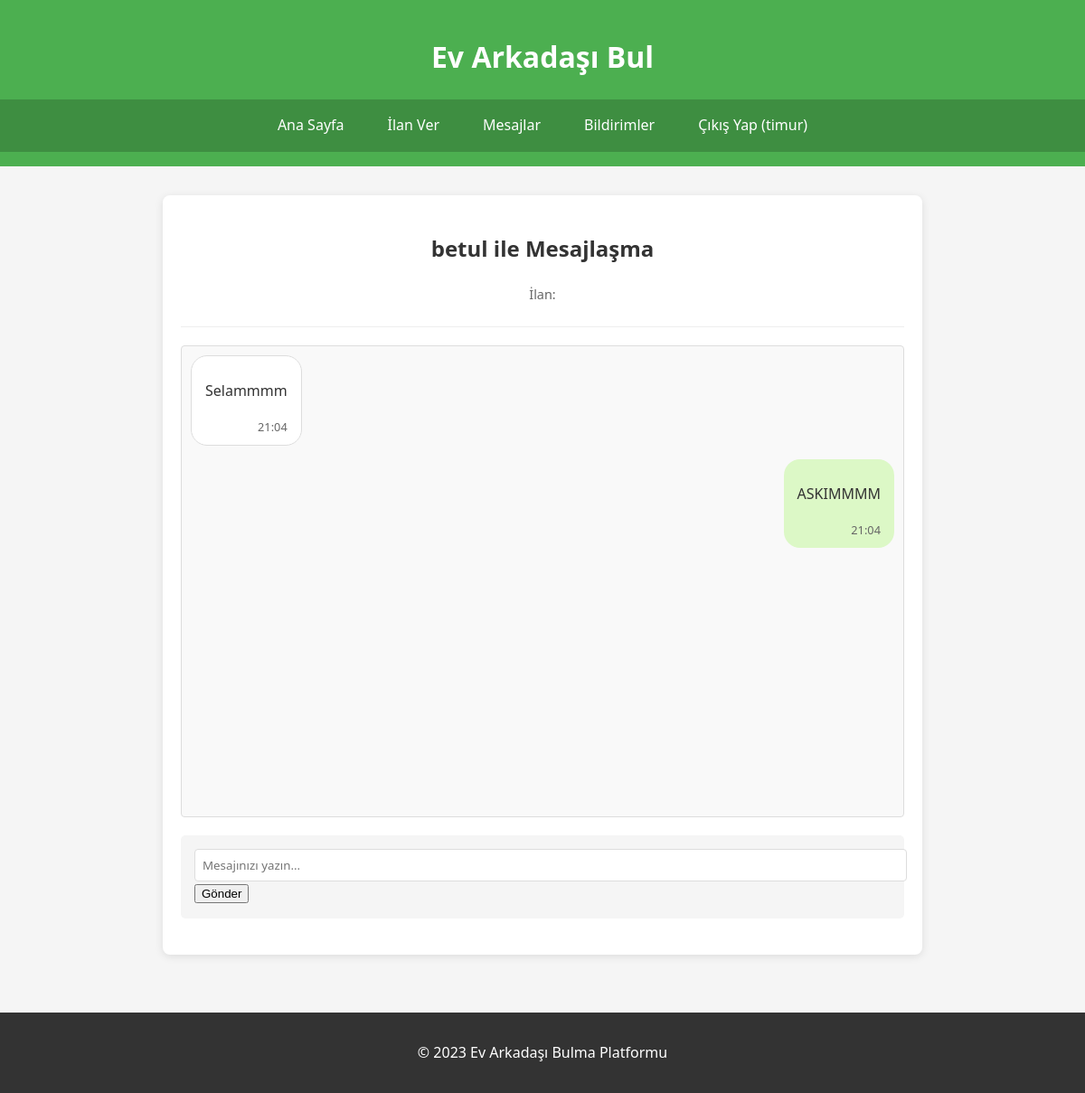
The app's page /mesaj_odasi/1 (signed in) with its own data.
### tables this page shows
CREATE TABLE users (
            id INTEGER PRIMARY KEY AUTOINCREMENT,
            username TEXT UNIQUE NOT NULL,
            password TEXT NOT NULL,
            email TEXT UNIQUE NOT NULL,
            phone TEXT,
            created_at TIMESTAMP DEFAULT CURRENT_TIMESTAMP
        );

CREATE TABLE mesajlar (
            id INTEGER PRIMARY KEY AUTOINCREMENT,
            oda_id INTEGER NOT NULL,
            gonderen_id INTEGER NOT NULL,
            mesaj TEXT NOT NULL,
            okundu BOOLEAN DEFAULT 0,
            tarih TIMESTAMP DEFAULT CURRENT_TIMESTAMP,
            FOREIGN KEY(oda_id) REFERENCES mesaj_odalari(id),
            FOREIGN KEY(gonderen_id) REFERENCES users(id)
        );

### app.py (the view)
@app.route('/mesaj_odasi/<int:oda_id>')
@login_required
def mesaj_odasi(oda_id):
    db = get_db()
    oda = db.get_mesaj_odasi(oda_id)
    if not oda:
        abort(404)
    current_user_id = session['user_id']
    if current_user_id not in [oda['kullanici1_id'], oda['kullanici2_id']]:
        abort(403)
    onaylar = db.mesaj_odasi_onay_durumu(oda_id)
    if not onaylar.get(current_user_id, False):
        flash('Henüz bu sohbet odasına katılım onayı vermediniz', 'warning')
        return redirect(url_for('bildirimler'))
    if not all(onaylar.values()):
        flash('Karşı taraf henüz katılım onayı vermedi', 'info')
    mesajlar = db.get_mesajlar(oda_id)
    if current_user_id == oda['kullanici1_id']:
        diger_kullanici = db.get_user_by_id(oda['kullanici2_id'])
    else:
        diger_kullanici = db.get_user_by_id(oda['kullanici1_id'])
    return render_template('mesaj_odasi.html',
                         oda=oda,
                         mesajlar=mesajlar,
                         diger_kullanici=diger_kullanici)

### app.py (called while the page is built)
@app.template_filter('datetimeformat')
def datetimeformat(value, format='%d.%m.%Y %H:%M'):
    if isinstance(value, str):
        value = datetime.strptime(value, '%Y-%m-%d %H:%M:%S')
    return value.strftime(format)

def get_db():
    if 'db' not in g:
        g.db = Database(app.config['DATABASE'])
    return g.db

def generate_csrf_token():
    if '_csrf_token' not in session:
        session['_csrf_token'] = secrets.token_hex(16)
    return session['_csrf_token']

def login_required(f):
    @wraps(f)
    def decorated_function(*args, **kwargs):
        if 'user_id' not in session:
            flash('Bu sayfayı görüntülemek için giriş yapmalısınız', 'danger')
            return redirect(url_for('login', next=request.url))
        return f(*args, **kwargs)
    return decorated_function

@app.context_processor
def inject_notification_count():
    if 'user_id' in session:
        db = get_db()
        cursor = db.conn.cursor()
        cursor.execute('''
            SELECT COUNT(*) FROM bildirimler
            WHERE user_id = ? AND okundu = 0
        ''', (session['user_id'],))
        unread = cursor.fetchone()[0]
        return {'unread_notifications': unread}
    return {'unread_notifications': 0}

### database.py (called while the page is built)
    def mesaj_odasi_onay_durumu(self, oda_id):
        cursor = self.conn.cursor()
        cursor.execute('''
            SELECT user_id, onayli FROM mesaj_odasi_onay
            WHERE oda_id = ?
        ''', (oda_id,))
        return {row['user_id']: bool(row['onayli']) for row in cursor.fetchall()}

    def get_user_by_id(self, user_id):
        cursor = self.conn.cursor()
        cursor.execute('SELECT * FROM users WHERE id = ?', (user_id,))
        return cursor.fetchone()

    def get_mesaj_odasi(self, oda_id):
        cursor = self.conn.cursor()
        cursor.execute('''
            SELECT * FROM mesaj_odalari WHERE id = ?
        ''', (oda_id,))
        return cursor.fetchone()

    def get_mesajlar(self, oda_id):
        try:
            cursor = self.conn.cursor()
            cursor.execute('''
                SELECT m.*, u.username
                FROM mesajlar m
                JOIN users u ON m.gonderen_id = u.id
                WHERE m.oda_id = ?
                ORDER BY m.tarih ASC
            ''', (oda_id,))
            return [dict(row) for row in cursor.fetchall()]
        except sqlite3.Error as e:
            print("Mesajlar getirme hatası:", e)
            return []

    def __del__(self):
        self.close()

### templates/mesaj_odasi.html (shortened to what this page needs)
{% extends "base.html" %}
{% block content %}
<section class="mesaj-odasi">
    <div class="mesaj-header">
        <h2>{{ diger_kullanici.username }} ile Mesajlaşma</h2>
        <p class="ilan-bilgi">İlan: {{ oda.ilan_baslik }}</p>
    </div>
    <div class="mesajlar-container" id="mesajlar-container">
        {% for mesaj in mesajlar %}
        <div class="mesaj {% if mesaj.gonderen_id == session['user_id'] %}gonderen{% else %}alici{% endif %}">
            <div class="mesaj-icerik">
                <p>{{ mesaj.mesaj }}</p>
                <span class="mesaj-tarih">{{ mesaj.tarih|datetimeformat('%H:%M') }}</span>
            </div>
        </div>
        {% endfor %}
    </div>
	<form id="mesaj-form" onsubmit="return false;">
		<input type="text" name="mesaj" id="mesaj-input" placeholder="Mesajınızı yazın..." required>
		<button type="button" onclick="mesajGonder()">Gönder</button>
	</form>
</section>
{% endblock %}

### templates/base.html (shortened to what this page needs)
<!DOCTYPE html>
<html lang="tr">
<head>
    <link rel="stylesheet" href="{{ url_for('static', filename='css/style.css') }}">
</head>
<body>
    <header>
        <h1>Ev Arkadaşı Bul</h1>
			<nav>
				<a href="{{ url_for('index') }}">Ana Sayfa</a>
				{% if 'user_id' in session %}
					<a href="{{ url_for('ilan_ver') }}">İlan Ver</a>
					<a href="{{ url_for('mesajlar') }}">Mesajlar</a>
					<a href="{{ url_for('bildirimler') }}">
						Bildirimler
					</a>
					<a href="{{ url_for('logout') }}">Çıkış Yap ({{ session['username'] }})</a>
				{% else %}
					<a href="{{ url_for('login') }}">Giriş Yap</a>
				{% endif %}
			</nav>
    </header>
    <main>
        {% block content %}{% endblock %}
    </main>
    <footer>
        <p>&copy; 2023 Ev Arkadaşı Bulma Platformu</p>
    </footer>
</body>
</html>

### static/css/style.css (style rules this page uses)
body { font-family: 'Segoe UI', Tahoma, Geneva, Verdana, sans-serif; line-height: 1.6; margin: 0; padding: 0; color: #333; background-color: #f5f5f5; }
header { background-color: #4CAF50; color: white; padding: 1rem 0; text-align: center; }
nav { display: flex; justify-content: center; gap: 1rem; padding: 0.5rem 0; background-color: #3e8e41; }
nav a { color: white; text-decoration: none; padding: 0.5rem 1rem; border-radius: 4px; transition: background-color 0.3s; }
main { padding: 2rem; max-width: 1200px; margin: 0 auto; }
footer { text-align: center; padding: 1rem 0; background-color: #333; color: white; margin-top: 2rem; }
input[type="text"], input[type="number"], textarea, select { width: 100%; padding: 0.5rem; border: 1px solid #ddd; border-radius: 4px; font-family: inherit; }
form { background: #f5f5f5; padding: 15px; border-radius: 5px; margin-bottom: 20px; }
.mesaj-odasi { max-width: 800px; margin: 0 auto; padding: 20px; background: white; border-radius: 8px; box-shadow: 0 2px 10px rgba(0,0,0,0.1); }
.mesaj-header { margin-bottom: 20px; padding-bottom: 15px; border-bottom: 1px solid #eee; }
.ilan-bilgi { color: #666; font-size: 0.9em; }
.mesajlar-container { max-height: 500px; overflow-y: auto; margin-bottom: 20px; padding: 10px; background: #f9f9f9; border-radius: 4px; }
.mesaj { margin-bottom: 15px; display: flex; }
.mesaj.gonderen { justify-content: flex-end; }
.mesaj.alici { justify-content: flex-start; }
.mesaj-icerik { max-width: 70%; padding: 10px 15px; border-radius: 18px; position: relative; }
.mesaj.gonderen .mesaj-icerik { background-color: #DCF8C6; }
.mesaj.alici .mesaj-icerik { background-color: #ECECEC; }
.mesaj-tarih { display: block; font-size: 0.7em; color: #666; text-align: right; margin-top: 5px; }
.mesaj-odasi { max-width: 800px; margin: 0 auto; padding: 20px; background-color: #fff; border-radius: 8px; box-shadow: 0 2px 10px rgba(0,0,0,0.1); }
.mesaj-header { text-align: center; margin-bottom: 20px; padding-bottom: 10px; border-bottom: 1px solid #eee; }
.mesajlar-container { height: 500px; overflow-y: auto; padding: 10px; margin-bottom: 20px; border: 1px solid #ddd; border-radius: 4px; background-color: #f9f9f9; }
.mesaj { margin-bottom: 15px; clear: both; }
.mesaj.gonderen .mesaj-icerik { float: right; background-color: #dcf8c6; margin-left: 30%; }
.mesaj.alici .mesaj-icerik { float: left; background-color: #fff; border: 1px solid #ddd; margin-right: 30%; }
.mesaj-tarih { display: block; font-size: 0.8em; color: #666; margin-top: 5px; text-align: right; }

### records on screen
users: username "timur"
users: username "betul"
mesajlar: mesaj "Selammmm", tarih "21:04"
mesajlar: mesaj "ASKIMMMM", tarih "21:04"
